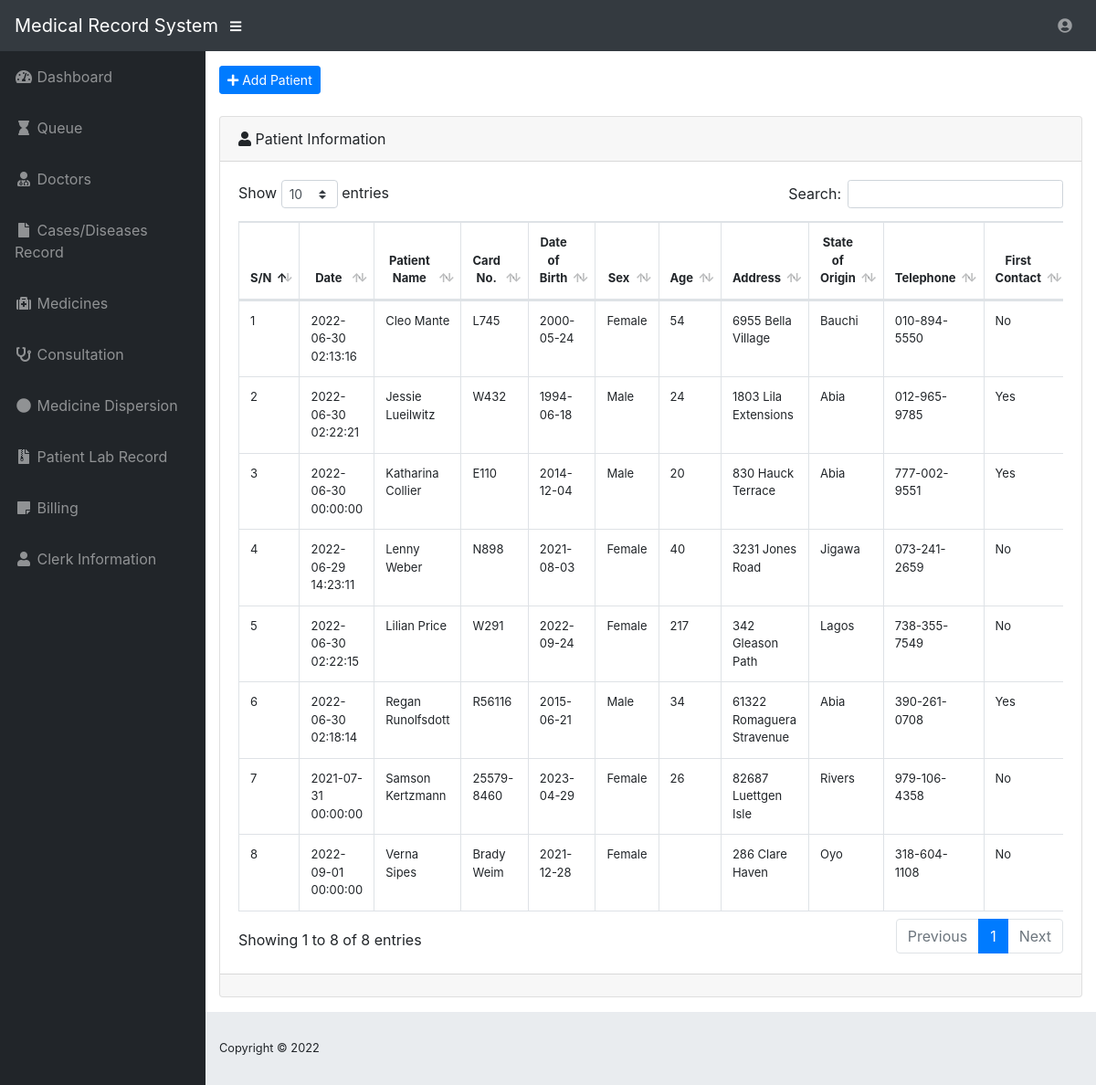
Page /pages/dashboard/dashboard.php on the committed database.
### tables this page shows
CREATE TABLE `attendance_register` (
  `id` int(11) NOT NULL,
  `date` datetime NOT NULL DEFAULT current_timestamp() ON UPDATE current_timestamp(),
  `patient_name` varchar(40) NOT NULL,
  `card_number` varchar(10) NOT NULL,
  `date_of_birth` date NOT NULL,
  `sex` varchar(10) NOT NULL,
  `age` varchar(10) NOT NULL,
  `contact_address` varchar(40) NOT NULL,
  `state` varchar(20) NOT NULL,
  `telephone` varchar(15) NOT NULL,
  `first_contact` varchar(10) NOT NULL,
  `nok_name` varchar(20) NOT NULL,
  `nok_relationship` varchar(50) NOT NULL,
  `nok_address` varchar(200) NOT NULL,
  `nok_phone` varchar(12) NOT NULL
);

### config/DB.php (called while the page is built, shortened)
<?php
    class DB {
        public $conn;
        public function __construct($host = 'localhost', $user = 'root', $password = '', $dbname = 'hospital') {
            $this->host = $host;
            $this->user = $user;
            $this->password = $password;
            $this->dbname = $dbname;
            $this->conn = new mysqli($this->host, $this->user, $this->password, $this->dbname) or die("Failed to connect to MySQLi" . $this->conn->connect_error) ;
        }
        public function getAllPatients() {
            $sql = 'SELECT * FROM `attendance_register` ORDER BY `attendance_register`.`age` ASC';
            $stmt = $this->conn->prepare($sql);
            $stmt->execute();
            return $stmt->get_result();
        }
    }

### pages/dashboard/dashboard.php (the view, shortened to what this page needs)
<?php
    require $_SERVER['DOCUMENT_ROOT'] . "/hospital/config/DB.php";
    $db = new DB();
    $results = $db->getAllPatients();
?>
<!DOCTYPE html>
<html lang="en">
<?php include '../head.php'; ?>
<body id="page-top">
  <?php include '../navbar.php'; ?>
  <div id="wrapper">
    <?php include '../sidebar.php'; ?>
    <div id="content-wrapper">
      <div class="container-fluid">
        <div class="d-sm-flex align-items-center justify-content-between mb-4">
          <button type="button" class="btn btn-primary btn-icon-text btn-flat btn-sm" data-toggle="modal" data-target="#add-patient">
            <i class="fas fa-plus"></i> Add Patient
          </button>
        </div>
        <div class="card mb-3">
          <div class="card-header">
            <i class="fas fa-user"></i>
            Patient Information
          </div>
          <div class="card-body">
            <div class="table-responsive">
              <table class="table table-bordered" id="dataTable" width="100%" cellspacing="0" style="font-size:13px;">
                <thead>
                  <tr class="text-center">
                    <th>S/N</th>
                    <th>Date</th>
                    <th>Patient Name</th>
                    <th>Card No.</th>
                    <th>Date of Birth</th>
                    <th>Sex</th>
                    <th>Age</th>
                    <th>Address</th>
                    <th>State of Origin</th>
                    <th>Telephone</th>
                    <th>First Contact</th>
                  </tr>
                </thead>
                <tbody>
                  <?php if ($results->num_rows) : ?>
                    <?php foreach ($results->fetch_all(MYSQLI_ASSOC) as $result => $val) : ?>
                      <tr>
                        <?php foreach ($val as $k => $v): ?>
                          <td><?= ucwords($v) ?></td>
                        <?php endforeach; ?>
                      </tr>
                    <?php endforeach; ?>
                  <?php endif; ?>
                </tbody>
              </table>
            </div>
          </div>
          <div class="card-footer small text-muted"></div>
        </div>
      </div>
      <?php include '../footer.php' ?>
    </div>
  </div>
</body>
</html>

### pages/head.php (shortened to what this page needs)
<head>
  <link href="../../vendor/fontawesome-free/css/all.min.css" rel="stylesheet" type="text/css">
  <link href="../../vendor/datatables/dataTables.bootstrap4.css" rel="stylesheet">
  <link href="../../css/sb-admin.css" rel="stylesheet">
  <link rel="stylesheet" href="../../bower_components/Ionicons/css/ionicons.min.css">
</head>

### pages/navbar.php (shortened to what this page needs)
<nav class="navbar navbar-expand navbar-dark bg-dark static-top">
   <a class="navbar-brand mr-1" href="../dashboard/dashboard.php">Medical Record System</a>
   <button class="btn btn-link btn-sm text-white order-1 order-sm-0" id="sidebarToggle" href="#">
     <i class="fas fa-bars"></i>
   </button>
   <ul class="navbar-nav ml-auto ml-md-0">
     <li class="nav-item dropdown no-arrow">
       <a class="nav-link dropdown-toggle" href="#" id="userDropdown" role="button" data-toggle="dropdown" aria-haspopup="true" aria-expanded="false">
         <i class="fas fa-user-circle fa-fw"></i>
       </a>
     </li>
   </ul>
 </nav>

### pages/sidebar.php
<ul class="sidebar navbar-nav">
  <li class="nav-item">
    <a class="nav-link" href="../dashboard/dashboard">
      <i class="fas fa-fw fa-tachometer-alt"></i>
      <span>Dashboard</span>
    </a>
  </li>
    <li class="nav-item">
    <a class="nav-link" href="../queue/queue">
      <i class="fas fa-fw fa-hourglass"></i>
      <span>Queue</span>
    </a>
  </li>
    <li class="nav-item">
    <a class="nav-link" href="../doctors/doctors">
      <i class="fas fa-fw  fa-user-md"></i>
      <span>Doctors</span>
    </a>
  </li>
    <li class="nav-item">
    <a class="nav-link" href="../cases/cases">
      <i class="fas fa-fw fa-file"></i>
      <span>Cases/Diseases Record</span>
    </a>
  </li>
    <li class="nav-item">
    <a class="nav-link" href="../medicine/medicine">
      <i class="fas fa-fw  fa-medkit"></i>
      <span>Medicines</span>
    </a>
  </li>
    <li class="nav-item">
    <a class="nav-link" href="../consultation/consultation">
      <i class="fas fa-fw fa-stethoscope"></i>
      <span>Consultation</span>
    </a>
  </li>
    <li class="nav-item">
    <a class="nav-link" href="../medicine_dispersion/medicine_dispersion">
      <i class="fas fa-fw  fa-circle"></i>
      <span>Medicine Dispersion</span>
    </a>
  </li>
    <li class="nav-item">
    <a class="nav-link" href="../lab_record/lab_record">
      <i class="fas fa-fw  fa-file-archive"></i>
      <span>Patient Lab Record</span>
    </a>
  </li>
    <li class="nav-item">
    <a class="nav-link" href="../billing/billing">
      <i class="fas fa-fw  fa-sticky-note"></i>
      <span>Billing</span>
    </a>
  </li>
    <li class="nav-item">
    <a class="nav-link" href="../clerk/clerk">
      <i class="fas fa-fw fa-user"></i>
      <span>Clerk Information</span>
    </a>
  </li>
</ul>

### pages/footer.php
<footer class="sticky-footer">
  <div class="container my-auto">
    <div class="copyright text-left my-auto">
      <span>Copyright <span>&copy;</span> <?= date('Y') ?></span>
    </div>
  </div>
</footer>

### rows in the picture
attendance_register: id "8", date "2022-09-01 00:00:00", patient_name "Verna Sipes", card_number "Brady Weim", date_of_birth "2021-12-28", sex "Female", contact_address "286 Clare Haven", state "Oyo", telephone "318-604-1108", first_contact "No"
attendance_register: id "3", date "2022-06-30 00:00:00", patient_name "Katharina Collier", card_number "E110", date_of_birth "2014-12-04", sex "Male", age "20", contact_address "830 Hauck Terrace", state "Abia", telephone "777-002-9551", first_contact "Yes"
attendance_register: id "5", date "2022-06-30 02:22:15", patient_name "Lilian Price", card_number "W291", date_of_birth "2022-09-24", sex "Female", age "217", contact_address "342 Gleason Path", state "Lagos", telephone "738-355-7549", first_contact "No"
attendance_register: id "2", date "2022-06-30 02:22:21", patient_name "Jessie Lueilwitz", card_number "W432", date_of_birth "1994-06-18", sex "Male", age "24", contact_address "1803 Lila Extensions", state "Abia", telephone "012-965-9785", first_contact "Yes"
attendance_register: id "7", date "2021-07-31 00:00:00", patient_name "Samson Kertzmann", card_number "25579-8460", date_of_birth "2023-04-29", sex "Female", age "26", contact_address "82687 Luettgen Isle", state "Rivers", telephone "979-106-4358", first_contact "No"
attendance_register: id "6", date "2022-06-30 02:18:14", patient_name "Regan Runolfsdott", card_number "R56116", date_of_birth "2015-06-21", sex "Male", age "34", contact_address "61322 Romaguera Stravenue", state "Abia", telephone "390-261-0708", first_contact "Yes"
attendance_register: id "4", date "2022-06-29 14:23:11", patient_name "Lenny Weber", card_number "N898", date_of_birth "2021-08-03", sex "Female", age "40", contact_address "3231 Jones Road", state "Jigawa", telephone "073-241-2659", first_contact "No"
attendance_register: id "1", date "2022-06-30 02:13:16", patient_name "Cleo Mante", card_number "L745", date_of_birth "2000-05-24", sex "Female", age "54", contact_address "6955 Bella Village", state "Bauchi", telephone "010-894-5550", first_contact "No"
